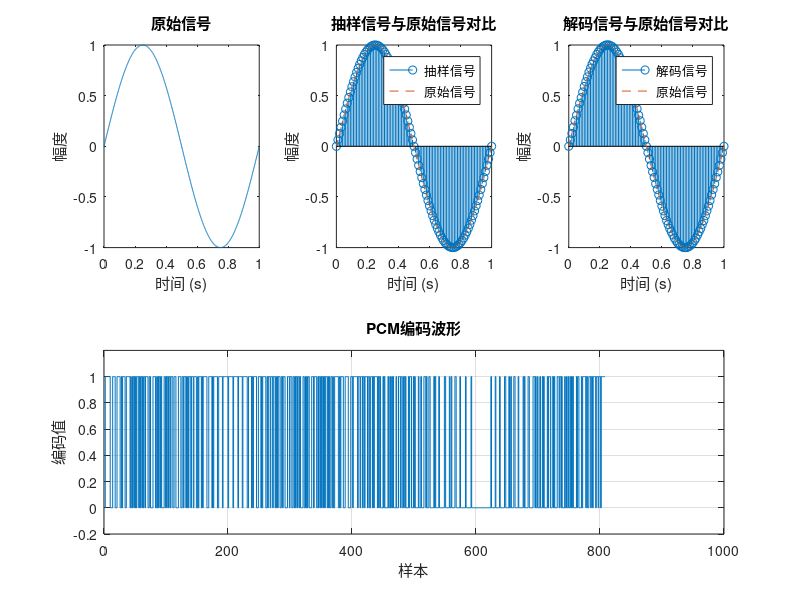

The MATLAB script that drew this image:
% 通信原理 实验 7 PCM编译码

clc;
clear;

% 生成模拟信号
fs = 1000;  % 采样频率
t = 0:1/fs:1;  % 时间向量
f = 1;  % 信号频率
signal = sin(2 * pi * f * t);  % 生成正弦信号

% 绘制原始信号
subplot(2, 3, 1);
plot(t, signal);
title('原始信号');
xlabel('时间 (s)');
ylabel('幅度');

% 对信号进行抽样
fs_sample = 100;  % 抽样频率
t_sample = 0:1/fs_sample:1;  % 抽样时间向量
sampled_signal = sin(2 * pi * f * t_sample);  % 抽样信号

% 绘制抽样信号与原始信号对比
subplot(2, 3, 2);
stem(t_sample, sampled_signal);
hold on;
plot(t, signal, '--');
title('抽样信号与原始信号对比');
xlabel('时间 (s)');
ylabel('幅度');
legend('抽样信号', '原始信号');

% 对抽样信号进行PCM编码
n_bits = 8;  % 编码位数
quantized_signal = round((sampled_signal + 1) * (2^(n_bits-1) - 1));  % 量化
encoded_signal = de2bi(quantized_signal, n_bits, 'left-msb');  % 二进制编码

% 绘制PCM编码波形
subplot(2, 1, 2);
stairs(reshape(encoded_signal', 1, []));  % 展平编码信号并绘制
title('PCM编码波形');
xlabel('样本');
ylabel('编码值');
ylim([-0.2 1.2]);
grid on;

% 显示某个样本的8位编码
sample_index = 2;  % 选择一个样本
disp(['样本 ', num2str(sample_index), ' 的 8 位编码: ', num2str(encoded_signal(sample_index, :))]);

% PCM解码
decoded_signal = bi2de(encoded_signal, 'left-msb') / (2^(n_bits-1) - 1) - 1;  % 解码并归一化

% 绘制解码信号与原始信号对比
subplot(2, 3, 3);
stem(t_sample, decoded_signal);
hold on;
plot(t, signal, '--');
title('解码信号与原始信号对比');
xlabel('时间 (s)');
ylabel('幅度');
legend('解码信号', '原始信号');

% 失真度分析
decoded_signal_interpolated = interp1(t_sample, decoded_signal, t, 'linear', 'extrap');  % 插值以计算MSE
mse = mean((signal - decoded_signal_interpolated).^2);  % 计算均方误差
disp(['均方误差: ', num2str(mse)]);
